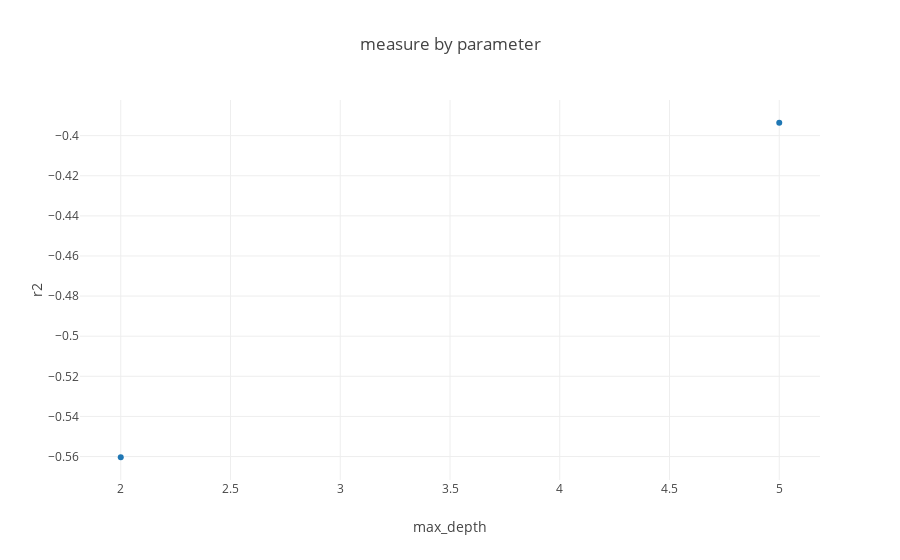

Notebook cell for this chart:
### Code cell
#import repo.plot_helper as plt_helper
#if False:
#print(pd.DataFrame(
#plt_helper.get_measure_by_model_parameter(ml_repo, 'DecisionTreeRegressor/measure/test_data/r2', 'max_depth')
#))
plot.measure_by_model_parameter(ml_repo, 'DecisionTreeRegressor/measure/test_data/r2', 'max_depth')

### Figure 1 — Plotly figure (JSON) as saved in the notebook; plotly's stock layout.template omitted (floating-point values rounded to 4 significant figures)
{"data": [{"mode": "markers", "name": "test_data: 0", "text": ["model version: 0.0<br>test_data: 0.0<br>train_data: 0.0", "model version: 1.0<br>test_data: 0.0<br>train_data: 0.0"], "type": "scatter", "x": [5, 2], "y": [-0.3936, -0.5604]}], "layout": {"title": "measure by parameter", "xaxis": {"title": "max_depth"}, "yaxis": {"title": "r2"}}}
